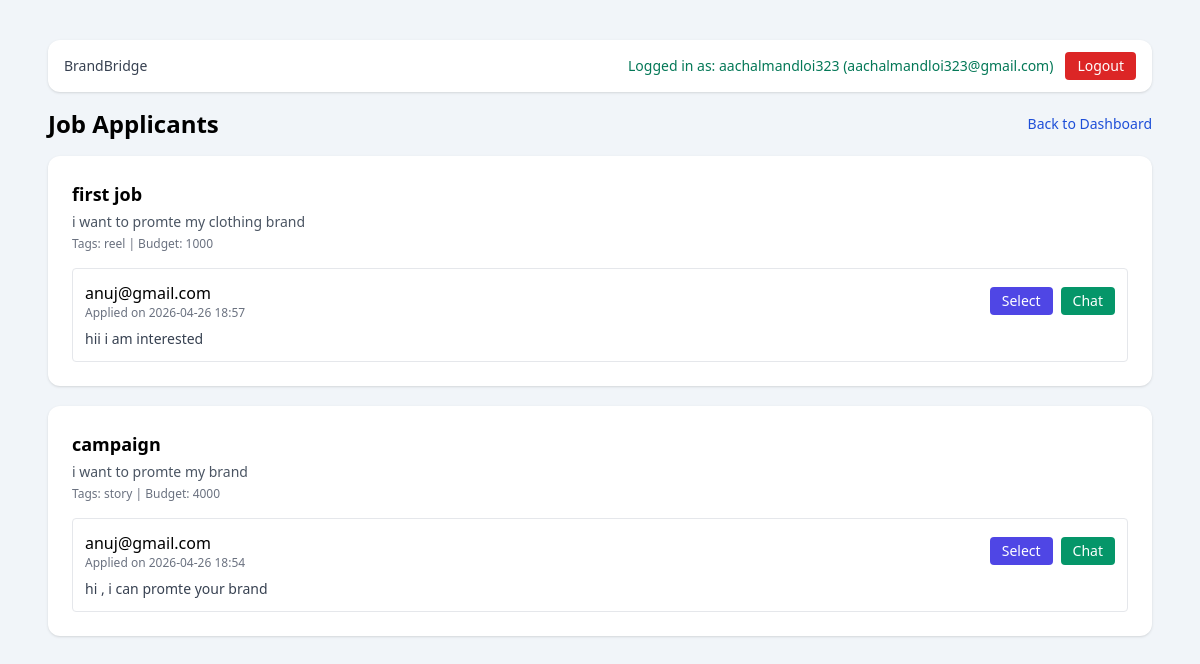
/brand/applications (signed in), run on the app's committed database.
### app/models.py (models this page shows)
class User(Base):
    __tablename__ = "users"
    id = Column(Integer, primary_key=True, index=True)
    email = Column(String(255), unique=True, nullable=False, index=True)
    password_hash = Column(String(255), nullable=False)
    role = Column(SqlEnum(UserRole), default=UserRole.USER, nullable=False)
    is_active = Column(Boolean, default=True, nullable=False)
    created_at = Column(DateTime, default=datetime.utcnow, nullable=False)
    profile = relationship("Profile", back_populates="user", uselist=False)
    basic_profiles = relationship("BasicProfile", back_populates="user")
    sent_messages = relationship(
        "Message", back_populates="sender", foreign_keys="Message.sender_id"
    )
    received_messages = relationship(
        "Message", back_populates="receiver", foreign_keys="Message.receiver_id"
    )

class Job(Base):
    __tablename__ = "jobs"
    id = Column(Integer, primary_key=True, index=True)
    brand_user_id = Column(Integer, ForeignKey("users.id"), nullable=False, index=True)
    title = Column(String(150), nullable=False)
    promotion_requirement = Column(Text, nullable=False)
    budget = Column(String(80), nullable=False)
    target_instagram_profiles = Column(Text, nullable=False)
    promotion_tags = Column(String(255), nullable=False)
    profile_image_url = Column(String(255), nullable=True)
    created_at = Column(DateTime, default=datetime.utcnow, nullable=False, index=True)
    updated_at = Column(DateTime, default=datetime.utcnow, nullable=False)
    brand_user = relationship("User")
    applications = relationship("JobApplication", back_populates="job", cascade="all, delete-orphan")

class JobApplication(Base):
    __tablename__ = "job_applications"
    __table_args__ = (
        UniqueConstraint("job_id", "advertiser_user_id", name="uq_job_advertiser_application"),
    )
    id = Column(Integer, primary_key=True, index=True)
    job_id = Column(Integer, ForeignKey("jobs.id"), nullable=False, index=True)
    advertiser_user_id = Column(Integer, ForeignKey("users.id"), nullable=False, index=True)
    description = Column(Text, nullable=False)
    is_selected = Column(Boolean, default=False, nullable=False)
    created_at = Column(DateTime, default=datetime.utcnow, nullable=False, index=True)
    updated_at = Column(DateTime, default=datetime.utcnow, nullable=False)
    job = relationship("Job", back_populates="applications")
    advertiser_user = relationship("User")

### app/main.py (the view)
@app.get("/brand/applications", response_class=HTMLResponse)
def brand_applications_page(request: Request, db: Session = Depends(get_db)):
    user = _get_user_from_cookie(request, db)
    if not user:
        return RedirectResponse(url="/?error=Please login first.", status_code=303)
    try:
        _require_completed_basic_profile(db, user.id, models.ProfileType.BRAND)
    except HTTPException:
        return RedirectResponse(
            url="/dashboard?error=Complete your brand profile to review applicants.", status_code=303
        )
    jobs = (
        db.query(models.Job)
        .filter(models.Job.brand_user_id == user.id)
        .order_by(models.Job.created_at.desc())
        .all()
    )
    job_cards = []
    for job in jobs:
        applications = (
            db.query(models.JobApplication, models.User)
            .join(models.User, models.User.id == models.JobApplication.advertiser_user_id)
            .filter(models.JobApplication.job_id == job.id)
            .order_by(models.JobApplication.created_at.desc())
            .all()
        )
        job_cards.append({"job": job, "applications": applications})
    return templates.TemplateResponse(
        request,
        "brand_applications.html",
        {
            "request": request,
            "user": user,
            "display_name": user.email.split("@")[0],
            "job_cards": job_cards,
            "success": request.query_params.get("success"),
            "error": request.query_params.get("error"),
        },
    )

### templates/brand_applications.html (shortened to what this page needs)
<!DOCTYPE html>
<html lang="en">
<head>
  <script src="https://cdn.tailwindcss.com"></script>
</head>
<body class="bg-slate-100 min-h-screen">
  <main class="max-w-6xl mx-auto px-6 py-10">
    <div class="mb-4 bg-white rounded-xl shadow px-4 py-3 flex items-center justify-between">
      <span class="text-sm text-gray-700 font-medium">BrandBridge</span>
      <div class="flex items-center gap-3">
        <span class="text-sm text-emerald-700">Logged in as: {{ display_name }} ({{ user.email }})</span>
        <form action="/ui/logout" method="post">
          <button type="submit" class="text-sm bg-red-600 text-white px-3 py-1 rounded">Logout</button>
        </form>
      </div>
    </div>
    <div class="flex items-center justify-between mb-4">
      <h1 class="text-2xl font-bold">Job Applicants</h1>
      <a href="/dashboard" class="text-sm text-blue-700">Back to Dashboard</a>
    </div>
    <div class="space-y-5">
      {% for card in job_cards %}
        <section class="bg-white rounded-xl shadow p-6">
          <h2 class="text-lg font-semibold">{{ card.job.title }}</h2>
          <p class="text-sm text-gray-600 mt-1">{{ card.job.promotion_requirement }}</p>
          <p class="text-xs text-gray-500 mt-1">Tags: {{ card.job.promotion_tags }} | Budget: {{ card.job.budget }}</p>
          <div class="mt-4 space-y-3">
            {% for application, advertiser in card.applications %}
              <div class="border rounded p-3">
                <div class="flex items-center justify-between gap-3">
                  <div>
                    <p class="font-medium">{{ advertiser.email }}</p>
                    <p class="text-xs text-gray-500">Applied on {{ application.created_at.strftime('%Y-%m-%d %H:%M') }}</p>
                  </div>
                  <div class="flex items-center gap-2">
                    <form action="/ui/applications/{{ application.id }}/select" method="post">
                      <button class="text-sm bg-indigo-600 text-white px-3 py-1 rounded">Select</button>
                    </form>
                    <a href="/chat-demo?user_id={{ advertiser.id }}" class="text-sm bg-emerald-600 text-white px-3 py-1 rounded">Chat</a>
                  </div>
                </div>
                <p class="mt-2 text-sm text-gray-700">{{ application.description }}</p>
              </div>
            {% else %}
              <p class="text-sm text-gray-500">No applications yet for this job.</p>
            {% endfor %}
          </div>
        </section>
      {% else %}
        <div class="bg-white rounded-xl shadow p-6 text-gray-600">You have not posted any jobs yet.</div>
      {% endfor %}
    </div>
  </main>
</body>
</html>

### data on the page
User: email "aachalmandloi323@gmail.com"
Job: job "first job", job.promotion_requirement "i want to promte my clothing brand", job.promotion_tags "reel", job.budget "1000"
JobApplication: email "anuj@gmail.com", created_at "2026-04-26 18:57", description "hii i am interested"
Job: job "campaign", job.promotion_requirement "i want to promte my brand", job.promotion_tags "story", job.budget "4000"
JobApplication: email "anuj@gmail.com", created_at "2026-04-26 18:54", description "hi , i can promte your brand"

### other printed values
{{ display_name }} "aachalmandloi323"
